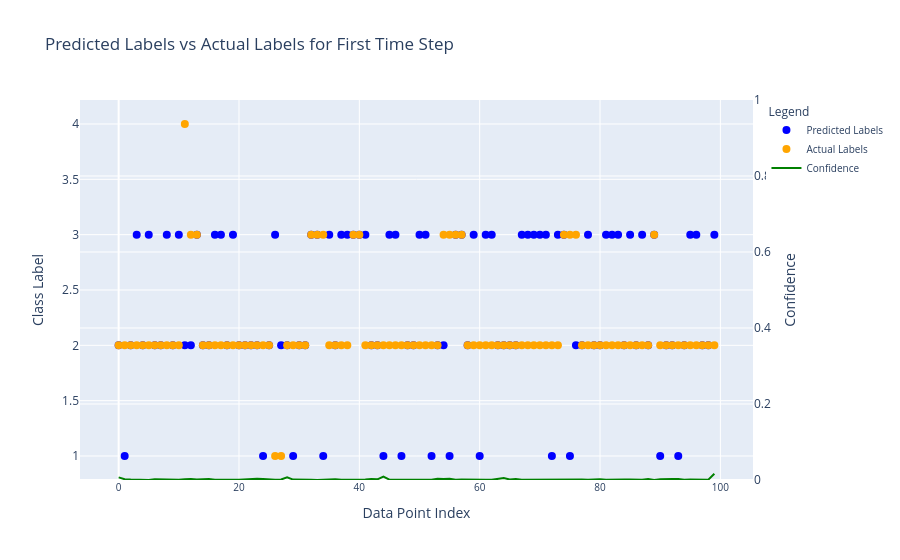

This figure's notebook cell:
### Code cell
import plotly.graph_objects as go

# Assuming 'train_results' is a DataFrame containing the predicted labels, actual labels, and confidence values
# 'train_results' should have columns like 'Train Predictions', 'Actuals', and 'Confidence'
# 'train_results['Train Predictions']' should be an array of shape (14284,) containing the predicted class labels for the first time step in each sequence
# 'train_results['Actuals']' should be an array of shape (14284,) containing the actual class labels for the first time step in each sequence
# 'train_results['Confidence']' should be an array of shape (14284,) containing the confidence values between 0 and 1 for each data point

# Select the first 100 data points for plotting
num_data_points = 100
predicted_labels_first_timestep = train_results['Train Predictions'][:num_data_points]
actual_labels_first_timestep = train_results['Actuals'][:num_data_points]
confidence_values = train_results['Confidence'][:num_data_points]

# Create the plot using Plotly
fig = go.Figure()

# Add the trace for the predicted labels as scatter points
fig.add_trace(go.Scatter(
    x=list(range(num_data_points)),
    y=predicted_labels_first_timestep,
    mode='markers',  # Use 'markers' for scatter plot
    name='Predicted Labels',
    marker=dict(color='blue', size=8)  # Customize marker color and size
))

# Add the trace for the actual labels as scatter points
fig.add_trace(go.Scatter(
    x=list(range(num_data_points)),
    y=actual_labels_first_timestep,
    mode='markers',  # Use 'markers' for scatter plot
    name='Actual Labels',
    marker=dict(color='orange', size=8)  # Customize marker color and size
))

# Add the trace for the confidence values as a line with the secondary y-axis
fig.add_trace(go.Scatter(
    x=list(range(num_data_points)),
    y=confidence_values,
    mode='lines',  # Use 'lines' for the line plot
    name='Confidence',
    yaxis="y2",
    line=dict(color='green', width=2)  # Customize line color and width
))

# Customize the layout with a secondary y-axis
fig.update_layout(
    title='Predicted Labels vs Actual Labels for First Time Step',
    xaxis_title='Data Point Index',
    yaxis=dict(title='Class Label', side='left', showgrid=True),
    yaxis2=dict(title='Confidence', side='right', overlaying='y', showgrid=True, range=[0, 1]),
    legend=dict(title='Legend', font=dict(size=10)),
    xaxis=dict(tickfont=dict(size=10)),
)

# Show the plot
fig.show()

### Figure 1 — Plotly figure (JSON) as saved in the notebook; plotly's stock layout.template omitted (floating-point values rounded to 4 significant figures)
{"data": [{"marker": {"color": "blue", "size": 8}, "mode": "markers", "name": "Predicted Labels", "type": "scatter", "x": [0, 1, 2, 3, 4, 5, 6, 7, 8, 9, 10, 11, 12, 13, 14, 15, 16, 17, 18, 19, 20, 21, 22, 23, 24, 25, 26, 27, 28, 29, 30, 31, 32, 33, 34, 35, 36, 37, 38, 39, 40, 41, 42, 43, 44, 45, 46, 47, 48, 49, 50, 51, 52, 53, 54, 55, 56, 57, 58, 59, 60, 61, 62, 63, 64, 65, 66, 67, 68, 69, 70, 71, 72, 73, 74, 75, 76, 77, 78, 79, 80, 81, 82, 83, 84, 85, 86, 87, 88, 89, 90, 91, 92, 93, 94, 95, 96, 97, 98, 99], "y": [2, 1, 2, 3, 2, 3, 2, 2, 3, 2, 3, 2, 2, 3, 2, 2, 3, 3, 2, 3, 2, 2, 2, 2, 1, 2, 3, 2, 2, 1, 2, 2, 3, 3, 1, 3, 2, 3, 3, 3, 3, 3, 2, 2, 1, 3, 3, 1, 2, 2, 3, 3, 1, 2, 2, 1, 3, 3, 2, 3, 1, 3, 3, 2, 2, 2, 2, 3, 3, 3, 3, 3, 1, 3, 3, 1, 2, 2, 3, 2, 2, 3, 3, 3, 2, 3, 2, 3, 2, 3, 1, 2, 2, 1, 2, 3, 3, 2, 2, 3]}, {"marker": {"color": "orange", "size": 8}, "mode": "markers", "name": "Actual Labels", "type": "scatter", "x": [0, 1, 2, 3, 4, 5, 6, 7, 8, 9, 10, 11, 12, 13, 14, 15, 16, 17, 18, 19, 20, 21, 22, 23, 24, 25, 26, 27, 28, 29, 30, 31, 32, 33, 34, 35, 36, 37, 38, 39, 40, 41, 42, 43, 44, 45, 46, 47, 48, 49, 50, 51, 52, 53, 54, 55, 56, 57, 58, 59, 60, 61, 62, 63, 64, 65, 66, 67, 68, 69, 70, 71, 72, 73, 74, 75, 76, 77, 78, 79, 80, 81, 82, 83, 84, 85, 86, 87, 88, 89, 90, 91, 92, 93, 94, 95, 96, 97, 98, 99], "y": [2, 2, 2, 2, 2, 2, 2, 2, 2, 2, 2, 4, 3, 3, 2, 2, 2, 2, 2, 2, 2, 2, 2, 2, 2, 2, 1, 1, 2, 2, 2, 2, 3, 3, 3, 2, 2, 2, 2, 3, 3, 2, 2, 2, 2, 2, 2, 2, 2, 2, 2, 2, 2, 2, 3, 3, 3, 3, 2, 2, 2, 2, 2, 2, 2, 2, 2, 2, 2, 2, 2, 2, 2, 2, 3, 3, 3, 2, 2, 2, 2, 2, 2, 2, 2, 2, 2, 2, 2, 3, 2, 2, 2, 2, 2, 2, 2, 2, 2, 2]}, {"line": {"color": "green", "width": 2}, "mode": "lines", "name": "Confidence", "type": "scatter", "x": [0, 1, 2, 3, 4, 5, 6, 7, 8, 9, 10, 11, 12, 13, 14, 15, 16, 17, 18, 19, 20, 21, 22, 23, 24, 25, 26, 27, 28, 29, 30, 31, 32, 33, 34, 35, 36, 37, 38, 39, 40, 41, 42, 43, 44, 45, 46, 47, 48, 49, 50, 51, 52, 53, 54, 55, 56, 57, 58, 59, 60, 61, 62, 63, 64, 65, 66, 67, 68, 69, 70, 71, 72, 73, 74, 75, 76, 77, 78, 79, 80, 81, 82, 83, 84, 85, 86, 87, 88, 89, 90, 91, 92, 93, 94, 95, 96, 97, 98, 99], "y": [0.006894, 0.002007, 0.001261, 0.001052, 0.001712, 0.0001133, 0.00204, 0.001569, 0.001358, 0.001679, 0.0008061, 0.002031, 0.002716, 0.001043, 0.002244, 0.00236, 0.0005436, 0.001207, 0.001421, 0.0005749, 0.0009162, 0.002014, 0.002075, 0.003454, 0.002742, 0.001401, 0.0006724, 0.001376, 0.006988, 0.001142, 0.001426, 0.0006209, 0.0007328, 0.0001364, 0.001104, 0.00049, 0.00207, 0.0005868, 0.0006907, 0.0001181, 0.0008017, 0.001124, 0.002848, 0.001661, 0.008681, 0.0009606, 0.0007989, 0.0006427, 0.002178, 0.0007862, 0.001647, 0.001326, 0.0007082, 0.003421, 0.002413, 0.003446, 0.0005085, 0.001339, 0.001372, 0.001096, 0.002754, 0.0009247, 0.0006872, 0.002684, 0.004956, 0.001459, 0.002598, 0.0006064, 0.0006743, 0.0009734, 0.001569, 0.001188, 0.00244, 0.0009463, 0.0009998, 0.002014, 0.002521, 0.001466, 0.0006226, 0.001354, 0.001838, 0.0006365, 0.001386, 0.001402, 0.001351, 0.001017, 0.0009753, 0.0006071, 0.002737, 0.0001875, 0.001916, 0.001288, 0.002312, 0.002812, 0.0008962, 0.001072, 0.001034, 0.002334, 0.0008823, 0.01642], "yaxis": "y2"}], "layout": {"legend": {"font": {"size": 10}, "title": {"text": "Legend"}}, "title": {"text": "Predicted Labels vs Actual Labels for First Time Step"}, "xaxis": {"tickfont": {"size": 10}, "title": {"text": "Data Point Index"}}, "yaxis": {"showgrid": true, "side": "left", "title": {"text": "Class Label"}}, "yaxis2": {"overlaying": "y", "range": [0, 1], "showgrid": true, "side": "right", "title": {"text": "Confidence"}}}}
